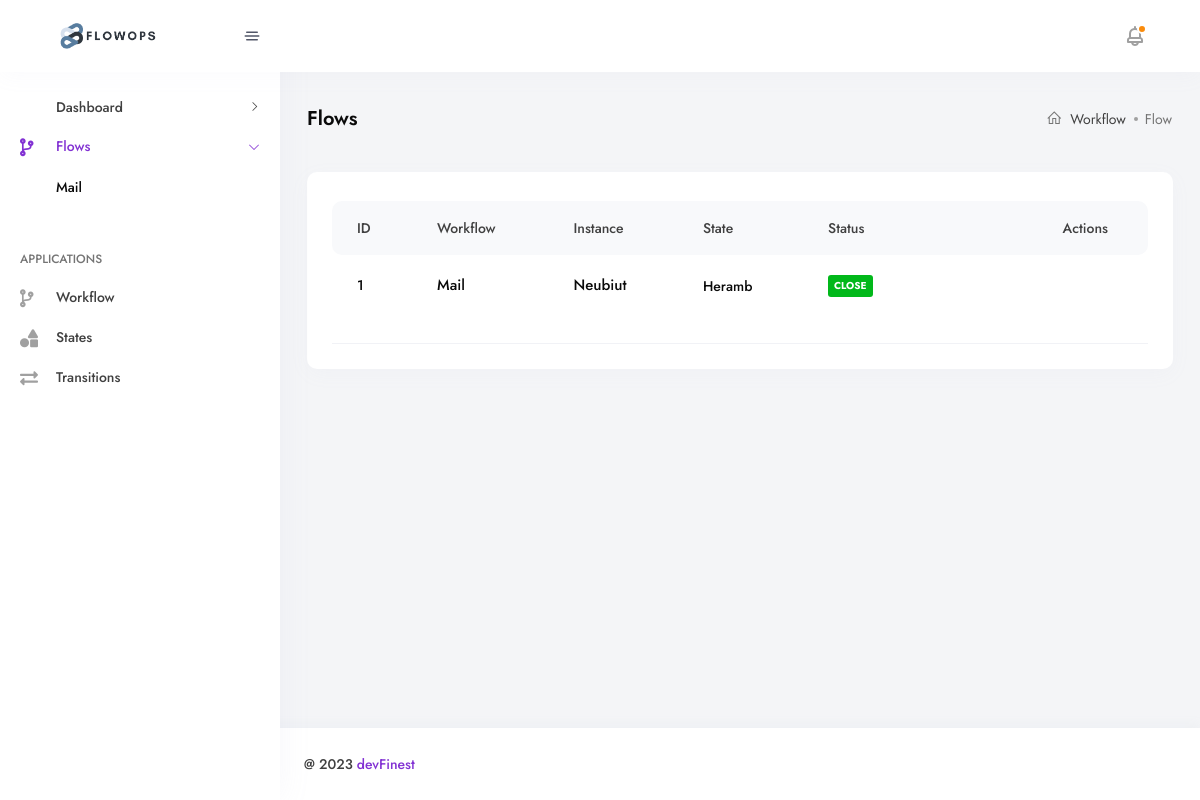
/workflow/flows/Mail/, run on the app's committed database.
### workflowBase/models.py (models this page shows, shortened)
class WorkflowBase(models.Model):
    id = models.UUIDField(default=uuid.uuid4, unique=True, primary_key=True, editable=False)
    created_at = models.DateTimeField(auto_now_add=True)
    updated_at = models.DateTimeField(auto_now=True)
    class Meta:
        abstract = True

class Workflow(WorkflowBase):
    name = models.CharField(max_length=255)
    is_deploy = models.BooleanField(default=False)
    def __str__(self):
        return self.name
    class Meta:
        verbose_name = "Workflow"
        verbose_name_plural = "Workflows"

class WorkflowInstance(WorkflowBase):
    workflow = models.ForeignKey(Workflow, on_delete=models.CASCADE)
    state = models.ForeignKey(State, on_delete=models.CASCADE)
    content_type = models.ForeignKey(ContentType, on_delete=models.CASCADE)
    object_id = models.PositiveIntegerField()
    content_object = GenericForeignKey('content_type', 'object_id')
    status = models.BooleanField(default=False, null=True, blank=True)
    history = models.JSONField(default=dict, null=True, blank=True)

class State(WorkflowBase):
    stateChoices = [
        ('Initial', 'Initial'),
        ('End', 'End'),
        ('Flow', 'Flow'),
    ]
    name = models.CharField(max_length=255, unique=True) # MAKE UNIQUE
    selectWorkflow = models.ForeignKey(Workflow, on_delete=models.CASCADE, related_name='workflowState')
    stateType = models.CharField(choices=stateChoices, max_length=20, default='Flow')
    def __str__(self):
        return self.name
    class Meta:
        verbose_name = "State"
        verbose_name_plural = "States"

### todo/models.py (models this page shows)
class Todo(models.Model):
    task = models.CharField(max_length=100)
    def __str__(self):
        return self.task

### workflowBase/views.py (the view)
# urls.py: path('flows/<str:name>/', views.flowInstance, name='flowInstance'),
def flowInstance(request, name):
    getId = Workflow.objects.get(name=name)
    data = WorkflowInstance.objects.filter(workflow=getId)
    context = {'data': data}
    return render(request, 'pages/workflow/instance/base.html', context)

### workflowBase/context_processor.py (called while the page is built)
def menu_items(request):
    items = Workflow.objects.filter(is_deploy=True)
    return {'menu_items': items}

### templates/pages/workflow/instance/base.html (shortened to what this page needs)
{% extends 'layout/app.html' %}
{% load static %}
{% load widget_tweaks %}
{% block content %}
    <div class="container-fluid">
        <div class="row">
            <div class="col-lg-12">
                <div class="breadcrumb-main">
                    <h4 class="text-capitalize breadcrumb-title">Flows</h4>
                    <div class="breadcrumb-action justify-content-center flex-wrap">
                        <nav aria-label="breadcrumb">
                            <ol class="breadcrumb">
                                <li class="breadcrumb-item"><a href="#"><i
                                        class="las la-home"></i>Workflow</a></li>
                                <li class="breadcrumb-item active"
                                    aria-current="page">Flow
                                </li>
                            </ol>
                        </nav>
                    </div>
                </div>
            </div>
        </div>
        <div class="row mt-2">
            <div class="col-12 mb-30">
                <div class="support-ticket-system support-ticket-system--search">
                    <div class="userDatatable userDatatable--ticket userDatatable--ticket--2 mt-1">
                        <div class="table-responsive">
                            <table class="table mb-0 table-borderless">
                                <thead>
                                <tr class="userDatatable-header">
                                    <th>
                                        <span class="userDatatable-title">ID</span>
                                    </th>
                                    <th>
                                        <span class="userDatatable-title">Workflow</span>
                                    </th>
                                    <th>
                                        <span class="userDatatable-title">Instance</span>
                                    </th>
                                    <th>
                                        <span class="userDatatable-title">State</span>
                                    </th>
                                    <th>
                                        <span class="userDatatable-title">Status</span>
                                    </th>
                                    <th class="actions">
                                        <span class="userDatatable-title">Actions</span>
                                    </th>
                                </tr>
                                </thead>
                                <tbody>
                                {% for flow in data %}
                                    <tr>
                                        <td>{{ forloop.counter }}</td>
                                        <td>
                                            <div class="d-flex">
                                                <div class="userDatatable-inline-title">
                                                    <a href="{% url 'workflow:flowInstanceDetails' flow.workflow flow.object_id %}"
                                                       class="text-dark fw-500">
                                                        <h6>{{ flow.workflow }}</h6>
                                                    </a>
                                                </div>
                                            </div>
                                        </td>
                                        <td>
                                            <div class="d-flex">
                                                <div class="userDatatable-inline-title">
                                                    <a href="#"
                                                       class="text-dark fw-500">
                                                        <h6>{{ flow.content_object }}</h6>
                                                    </a>
                                                </div>
                                            </div>
                                        </td>
                                        <td>
                                            <div class="d-flex">
                                                <div class="userDatatable-inline-title">
                                                    <h6>{{ flow.state }}</h6>
                                                </div>
                                            </div>
                                        </td>
                                        <td>
                                            <div class="d-inline-block">
                                                {% if flow.status %}
                                                <span class="media-badge color-white bg-success">Close</span>
                                                {% else %}
                                                <span class="media-badge color-white bg-secondary">Open</span>
                                                {% endif %}
                                            </div>
                                        </td>
                                        <td>
                                            <ul class="orderDatatable_actions mb-0 d-flex flex-wrap">
                                                <li>
                                                    <a href="#" class="edit">
                                                    </a>
                                                </li>
                                                <li>
                                                    <a href="#"
                                                       class="remove">
                                                    </a>
                                                </li>
                                            </ul>
                                        </td>
                                    </tr>
                                {% endfor %}
                                </tbody>
                            </table>
                        </div>
                    </div>
                </div>
            </div>
        </div>
    </div>
{% endblock %}

### templates/partials/_menu.html (shortened to what this page needs)
{% load i18n %}
{% load static %}
{% with request.resolver_match.url_name as path_name %}
    <div class="sidebar__menu-group">
        <ul class="sidebar_nav">
            <li class="has-child {% if '/dashboard/' in request.path %}open{% endif %}">
                <a href="#" class="{% if '/dashboard/' in request.path %}active{% endif %}">
                    <span class="menu-text">Dashboard</span>
                    <span class="toggle-icon"></span>
                </a>
            </li>
            <li class="has-child {% if '/flows/' in request.path %}open{% endif %}">
                <a href="#" class="{% if '/flows/' in request.path %}active{% endif %}">
                    <span class="nav-icon fa fa-code-branch"></span>
                    <span class="menu-text">Flows</span>
                    <span class="toggle-icon"></span>
                </a>
                <ul>
                    {% for item in menu_items %}
                        <li>
                            <a href="{% url 'workflow:flowInstance' item.name %}">
                                <span class="menu-text">{{ item.name }}</span>
                            </a>
                        </li>
                    {% endfor %}
                </ul>
            </li>
            <li class="menu-title mt-30">
                <span>Applications</span>
            </li>
            <li>
                <a href="{% url 'workflow:workflow' %}" class="{% if path_name == 'workflow' %}active{% endif %}">
                    <span class="nav-icon fa fa-code-branch"></span>
                    <span class="menu-text">Workflow</span>
                </a>
            </li>
            <li>
                <a href="{% url 'workflow:state' %}" class="{% if path_name == 'state' %}active{% endif %}">
                    <span class="nav-icon fa fa-shapes"></span>
                    <span class="menu-text">States</span>
                </a>
            </li>
            <li>
                <a href="{% url 'workflow:transition' %}"
                   class="{% if path_name == 'transition' %}active{% endif %}">
                    <span class="nav-icon fa fa-exchange-alt"></span>
                    <span class="menu-text">Transitions</span>
                </a>
            </li>
        </ul>
    </div>
{% endwith %}

### data on the page
Workflow: name "Mail"
WorkflowInstance: workflow "Mail", content_object "Neubiut", state "Heramb", status "CLOSE"
